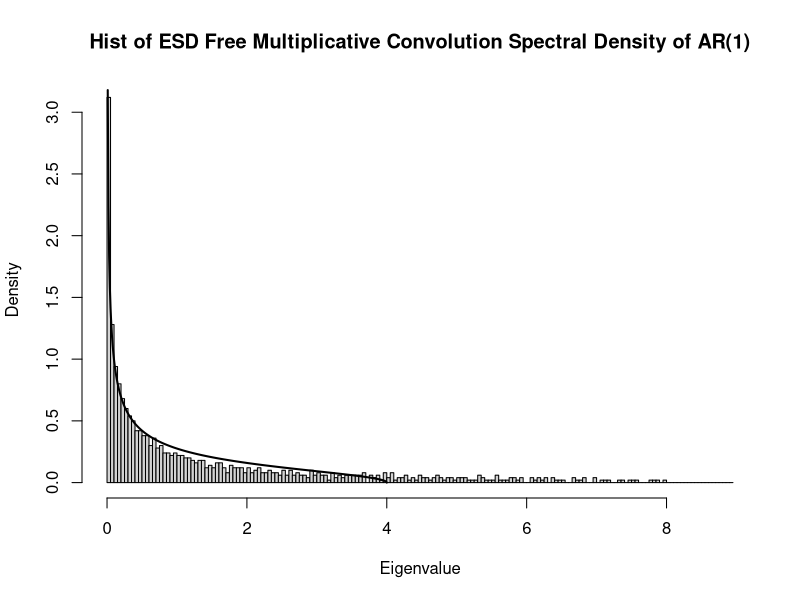

Source code (R):
# Oliver Orejola
#
# Created: 7/16/21
# Free Multiplicative Convolution 
#
#
#################################

# Spectral Density of AR(1)
specdenAR <- function(v,phi,variance){
  f <- variance/(2*pi) * 1/(1-2*phi*cos(v)+phi^2)
  return(f)
}


N = 1000
U = runif(N,-pi,pi)
f <- 2*pi*diag(specdenAR(U,0.5,1))
X<- matrix(rnorm(N*N),N,N)
MP <- 1/N*crossprod(X)

E <-eigen(f %*% MP)$values
m <- max(E)

hist(E, probability=TRUE, breaks = seq(0,m+1,by = 0.05)
     #,xlim = c(0,5)
     ,xlab="Eigenvalue"
     ,main = "Hist of ESD Free Multiplicative Convolution Spectral Density of AR(1)"
)
lambda = 1
lambda_plus = (1 + sqrt(lambda))**2
lambda_minus = (1 - sqrt(lambda))**2
u=seq(lambda_minus,lambda_plus,by=.01)
v=sqrt((lambda_plus - u)*(u - lambda_minus))*1/(2*pi * u * lambda)
lines(u,v,lwd=2)

